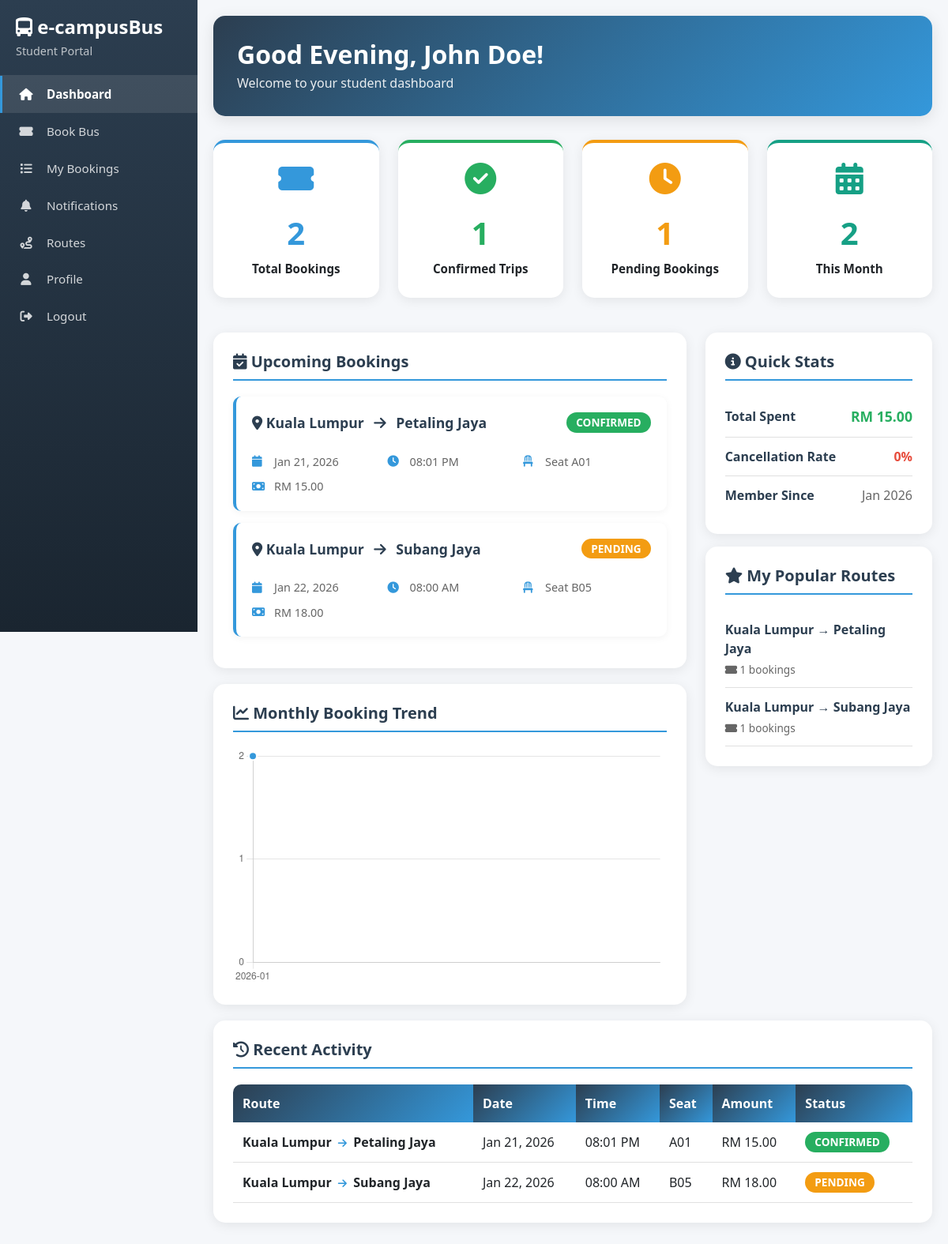
/student/dashboard.php (signed in), run on the app's committed database.
### tables this page shows
CREATE TABLE bookings (
    booking_id INT PRIMARY KEY AUTO_INCREMENT,
    user_id INT NOT NULL,
    route_id INT NOT NULL,
    seat_number VARCHAR(10) NOT NULL,
    booking_date DATE NOT NULL,
    booking_time TIME NOT NULL,
    status ENUM('pending', 'confirmed', 'cancelled') DEFAULT 'pending',
    payment_status ENUM('unpaid', 'paid', 'refunded') DEFAULT 'unpaid',
    amount DECIMAL(10, 2) NOT NULL,
    created_at TIMESTAMP DEFAULT CURRENT_TIMESTAMP,
    FOREIGN KEY (user_id) REFERENCES users(id) ON DELETE CASCADE,
    FOREIGN KEY (route_id) REFERENCES routes(route_id) ON DELETE CASCADE
);

CREATE TABLE routes (
    route_id INT PRIMARY KEY AUTO_INCREMENT,
    from_location VARCHAR(100) NOT NULL,
    to_location VARCHAR(100) NOT NULL,
    distance DECIMAL(5, 2),
    duration INT,
    base_fare DECIMAL(10, 2) NOT NULL,
    status ENUM('active', 'inactive') DEFAULT 'active',
    created_at TIMESTAMP DEFAULT CURRENT_TIMESTAMP
);

### includes/functions.php (called while the page is built, shortened)
<?php
function get_greeting() {
    $hour = date('H');
    if ($hour < 12) {
        return "Good Morning";
    } elseif ($hour < 18) {
        return "Good Afternoon";
    } else {
        return "Good Evening";
    }
}
?>

### student/dashboard.php (the view, shortened to what this page needs)
<?php
require_once '../includes/functions.php';
$user_id = $_SESSION['user_id'];
$full_name = $_SESSION['full_name'];
try {
    $pdo = new PDO(
        "mysql:host=localhost;dbname=bus_management;charset=utf8mb4",
        "root",
        ""
    );
    $pdo->setAttribute(PDO::ATTR_ERRMODE, PDO::ERRMODE_EXCEPTION);
    $stmt = $pdo->prepare("
        SELECT
            COUNT(*) as total,
            SUM(CASE WHEN status = 'confirmed' THEN 1 ELSE 0 END) as confirmed,
            SUM(CASE WHEN status = 'pending' THEN 1 ELSE 0 END) as pending,
            SUM(CASE WHEN status = 'cancelled' THEN 1 ELSE 0 END) as cancelled,
            SUM(CASE WHEN status = 'confirmed' THEN amount ELSE 0 END) as total_spent
        FROM bookings
        WHERE user_id = ?
    ");
    $stmt->execute([$user_id]);
    $stats = $stmt->fetch(PDO::FETCH_ASSOC);
    $stmt = $pdo->prepare("
        SELECT COUNT(*) as month_bookings
        FROM bookings
        WHERE user_id = ?
        AND MONTH(booking_date) = MONTH(CURDATE())
        AND YEAR(booking_date) = YEAR(CURDATE())
    ");
    $stmt->execute([$user_id]);
    $month_stats = $stmt->fetch(PDO::FETCH_ASSOC);
    $stmt = $pdo->prepare("
        SELECT b.*, r.from_location, r.to_location, r.distance, r.duration,
               u.full_name as driver_name
        FROM bookings b
        JOIN routes r ON b.route_id = r.route_id
        LEFT JOIN buses bus ON r.route_id = bus.bus_id
        LEFT JOIN users u ON bus.driver_id = u.id
        WHERE b.user_id = ?
        AND b.status IN ('pending', 'confirmed')
        AND b.booking_date >= CURDATE()
        ORDER BY b.booking_date ASC, b.booking_time ASC
        LIMIT 5
    ");
    $stmt->execute([$user_id]);
    $upcoming_bookings = $stmt->fetchAll(PDO::FETCH_ASSOC);
    $stmt = $pdo->prepare("
        SELECT b.*, r.from_location, r.to_location
        FROM bookings b
        JOIN routes r ON b.route_id = r.route_id
        WHERE b.user_id = ?
        ORDER BY b.created_at DESC
        LIMIT 8
    ");
    $stmt->execute([$user_id]);
    $recent_activity = $stmt->fetchAll(PDO::FETCH_ASSOC);
    $stmt = $pdo->prepare("
        SELECT r.from_location, r.to_location, COUNT(b.booking_id) as booking_count
        FROM routes r
        LEFT JOIN bookings b ON r.route_id = b.route_id
        WHERE b.user_id = ?
        GROUP BY r.route_id
        ORDER BY booking_count DESC
        LIMIT 5
    ");
    $stmt->execute([$user_id]);
    $popular_routes = $stmt->fetchAll(PDO::FETCH_ASSOC);
    $stmt = $pdo->prepare("
        SELECT
            DATE_FORMAT(booking_date, '%Y-%m') as month,
            COUNT(*) as bookings
        FROM bookings
        WHERE user_id = ?
        AND booking_date >= DATE_SUB(CURDATE(), INTERVAL 6 MONTH)
        GROUP BY DATE_FORMAT(booking_date, '%Y-%m')
        ORDER BY month ASC
    ");
    $stmt->execute([$user_id]);
    $monthly_trend = $stmt->fetchAll(PDO::FETCH_ASSOC);
} catch(PDOException $e) {
    $error = "Database error: " . $e->getMessage();
}
?>
<!DOCTYPE html>
<html lang="en">
<head>
    <link href="https://cdn.jsdelivr.net/npm/bootstrap@5.3.0-alpha1/dist/css/bootstrap.min.css" rel="stylesheet">
    <link rel="stylesheet" href="https://cdnjs.cloudflare.com/ajax/libs/font-awesome/6.4.0/css/all.min.css">
</head>
<body>
    <div class="sidebar">
        <div class="sidebar-header">
            <h3><i class="fas fa-bus-alt"></i> e-campusBus</h3>
            <p>Student Portal</p>
        </div>
        <nav class="nav flex-column">
            <a class="nav-link active" href="dashboard.php"><i class="fas fa-home"></i> Dashboard</a>
            <a class="nav-link" href="make_booking.php"><i class="fas fa-ticket-alt"></i> Book Bus</a>
            <a class="nav-link" href="bookings.php"><i class="fas fa-list"></i> My Bookings</a>
            <a class="nav-link" href="notifications.php"><i class="fas fa-bell"></i> Notifications</a>
            <a class="nav-link" href="routes.php"><i class="fas fa-route"></i> Routes</a>
            <a class="nav-link" href="profile.php"><i class="fas fa-user"></i> Profile</a>
            <a class="nav-link" href="../logout.php"><i class="fas fa-sign-out-alt"></i> Logout</a>
        </nav>
    </div>
    <div class="main-content">
        <div class="header">
            <h2><?php echo get_greeting(); ?>, <?php echo htmlspecialchars($full_name); ?>!</h2>
            <p class="mb-0">Welcome to your student dashboard</p>
        </div>
        <div class="row mb-4">
            <div class="col-md-3">
                <div class="stat-box blue">
                    <i class="fas fa-ticket-alt"></i>
                    <h3><?php echo $stats['total'] ?? 0; ?></h3>
                    <p>Total Bookings</p>
                </div>
            </div>
            <div class="col-md-3">
                <div class="stat-box green">
                    <i class="fas fa-check-circle"></i>
                    <h3><?php echo $stats['confirmed'] ?? 0; ?></h3>
                    <p>Confirmed Trips</p>
                </div>
            </div>
            <div class="col-md-3">
                <div class="stat-box orange">
                    <i class="fas fa-clock"></i>
                    <h3><?php echo $stats['pending'] ?? 0; ?></h3>
                    <p>Pending Bookings</p>
                </div>
            </div>
            <div class="col-md-3">
                <div class="stat-box cyan">
                    <i class="fas fa-calendar-alt"></i>
                    <h3><?php echo $month_stats['month_bookings'] ?? 0; ?></h3>
                    <p>This Month</p>
                </div>
            </div>
        </div>
        <div class="row">
            <div class="col-lg-8">
                <div class="content-card">
                    <h5><i class="fas fa-calendar-check"></i> Upcoming Bookings</h5>
                    <?php if (!empty($upcoming_bookings)): ?>
                        <?php foreach($upcoming_bookings as $booking): ?>
                        <div class="booking-card">
                            <div class="d-flex justify-content-between align-items-start">
                                <div class="route-title">
                                    <i class="fas fa-map-marker-alt"></i>
                                    <?php echo htmlspecialchars($booking['from_location']); ?>
                                    <i class="fas fa-arrow-right mx-2"></i>
                                    <?php echo htmlspecialchars($booking['to_location']); ?>
                                </div>
                                <span class="badge badge-<?php echo $booking['status']; ?>">
                                    <?php echo strtoupper($booking['status']); ?>
                                </span>
                            </div>
                            <div class="booking-details">
                                <div class="booking-detail-item">
                                    <i class="fas fa-calendar"></i>
                                    <span><?php echo date('M d, Y', strtotime($booking['booking_date'])); ?></span>
                                </div>
                                <div class="booking-detail-item">
                                    <i class="fas fa-clock"></i>
                                    <span><?php echo date('h:i A', strtotime($booking['booking_time'])); ?></span>
                                </div>
                                <div class="booking-detail-item">
                                    <i class="fas fa-chair"></i>
                                    <span>Seat <?php echo htmlspecialchars($booking['seat_number']); ?></span>
                                </div>
                                <div class="booking-detail-item">
                                    <i class="fas fa-money-bill"></i>
                                    <span>RM <?php echo number_format($booking['amount'], 2); ?></span>
                                </div>
                            </div>
                        </div>
                        <?php endforeach; ?>
                    <?php endif; ?>
                </div>
                <div class="content-card">
                    <h5><i class="fas fa-chart-line"></i> Monthly Booking Trend</h5>
                    <div class="chart-container">
                        <canvas id="monthlyTrendChart"></canvas>
                    </div>
                </div>
            </div>
            <div class="col-lg-4">
                <div class="content-card mb-3">
                    <h5><i class="fas fa-info-circle"></i> Quick Stats</h5>
                    <div style="border-bottom: 1px solid #e0e0e0; padding: 12px 0;">
                        <div class="d-flex justify-content-between align-items-center">
                            <span style="font-weight: 600; color: var(--primary-blue);">Total Spent</span>
                            <span style="color: var(--success-green); font-weight: 700; font-size: 1.1rem;">
                                RM <?php echo number_format($stats['total_spent'] ?? 0, 2); ?>
                            </span>
                        </div>
                    </div>
                    <div style="border-bottom: 1px solid #e0e0e0; padding: 12px 0;">
                        <div class="d-flex justify-content-between align-items-center">
                            <span style="font-weight: 600; color: var(--primary-blue);">Cancellation Rate</span>
                            <span style="color: var(--danger-red); font-weight: 700;">
                                <?php
                                $total = $stats['total'] ?? 0;
                                $cancelled = $stats['cancelled'] ?? 0;
                                echo $total > 0 ? round(($cancelled / $total) * 100, 1) : 0;
                                ?>%
                            </span>
                        </div>
                    </div>
                    <div style="padding: 12px 0;">
                        <div class="d-flex justify-content-between align-items-center">
                            <span style="font-weight: 600; color: var(--primary-blue);">Member Since</span>
                            <span style="color: #666;">
                                <?php echo date('M Y'); ?>
                            </span>
                        </div>
                    </div>
                </div>
                <div class="content-card">
                    <h5><i class="fas fa-star"></i> My Popular Routes</h5>
                    <?php if (!empty($popular_routes)): ?>
                        <?php foreach($popular_routes as $route): ?>
                        <div style="padding: 12px 0; border-bottom: 1px solid #e0e0e0;">
                            <div style="font-weight: 600; color: var(--primary-blue); margin-bottom: 5px;">
                                <?php echo htmlspecialchars($route['from_location']); ?> →
                                <?php echo htmlspecialchars($route['to_location']); ?>
                            </div>
                            <div style="font-size: 0.85rem; color: #666;">
                                <i class="fas fa-ticket-alt"></i>
                                <?php echo $route['booking_count']; ?> bookings
                            </div>
                        </div>
                        <?php endforeach; ?>
                    <?php else: ?>
                    <p style="text-align: center; color: #999; padding: 20px;">No routes booked yet</p>
                    <?php endif; ?>
                </div>
            </div>
        </div>
        <div class="content-card">
            <h5><i class="fas fa-history"></i> Recent Activity</h5>
            <?php if (!empty($recent_activity)): ?>
            <table class="table-modern">
                <thead>
                    <tr>
                        <th>Route</th>
                        <th>Date</th>
                        <th>Time</th>
                        <th>Seat</th>
                        <th>Amount</th>
                        <th>Status</th>
                    </tr>
                </thead>
                <tbody>
                    <?php foreach($recent_activity as $activity): ?>
                    <tr>
                        <td>
                            <strong><?php echo htmlspecialchars($activity['from_location']); ?></strong>
                            <i class="fas fa-arrow-right mx-1" style="font-size: 0.8rem; color: var(--accent-blue);"></i>
                            <strong><?php echo htmlspecialchars($activity['to_location']); ?></strong>
                        </td>
                        <td><?php echo date('M d, Y', strtotime($activity['booking_date'])); ?></td>
                        <td><?php echo date('h:i A', strtotime($activity['booking_time'])); ?></td>
                        <td><?php echo htmlspecialchars($activity['seat_number']); ?></td>
                        <td>RM <?php echo number_format($activity['amount'], 2); ?></td>
                        <td>
                            <span class="badge badge-<?php echo $activity['status']; ?>">
                                <?php echo strtoupper($activity['status']); ?>
                            </span>
                        </td>
                    </tr>
                    <?php endforeach; ?>
                </tbody>
            </table>
            <?php endif; ?>
        </div>
    </div>
    <script>
        // Monthly Trend Chart
        const monthlyData = <?php echo json_encode($monthly_trend); ?>;
        const months = monthlyData.map(m => m.month);
        const bookings = monthlyData.map(m => m.bookings);
        const ctx = document.getElementById('monthlyTrendChart').getContext('2d');
        new Chart(ctx, {
            type: 'line',
            data: {
                labels: months,
                datasets: [{
                    label: 'Bookings',
                    data: bookings,
                    backgroundColor: 'rgba(52, 152, 219, 0.1)',
                    borderColor: '#3498DB',
                    borderWidth: 3,
                    fill: true,
                    tension: 0.4,
                    pointBackgroundColor: '#3498DB',
                    pointBorderColor: '#fff',
                    pointBorderWidth: 2,
                    pointRadius: 5,
                    pointHoverRadius: 7
                }]
            },
            options: {
                responsive: true,
                maintainAspectRatio: false,
                plugins: {
                    legend: {
                        display: false
                    }
                },
                scales: {
                    y: {
                        beginAtZero: true,
                        ticks: {
                            stepSize: 1
                        }
                    }
                }
            }
        });
    </script>
</body>
</html>

### data on the page
bookings: route.from_location "Kuala Lumpur", route.to_location "Petaling Jaya", status "CONFIRMED", booking_date "Jan 21, 2026", booking_time "08:01 PM", seat_number "A01", amount "15.00"
bookings: route.from_location "Kuala Lumpur", route.to_location "Subang Jaya", status "PENDING", booking_date "Jan 22, 2026", booking_time "08:00 AM", seat_number "B05", amount "18.00"

### other printed values
get_greeting() "Good Evening"
$full_name "John Doe"
$stats['total'] "2"
$stats['confirmed'] "1"
$stats['pending'] "1"
$month_stats['month_bookings'] "2"
$stats['total_spent'] "15.00"
$route['from_location'] "Kuala Lumpur"
$route['to_location'] "Petaling Jaya"
$route['booking_count'] "1"
$route['to_location'] "Subang Jaya"
chart data {{ json_encode($monthly_trend) }} [{"month":"2026-01","bookings":2}]
